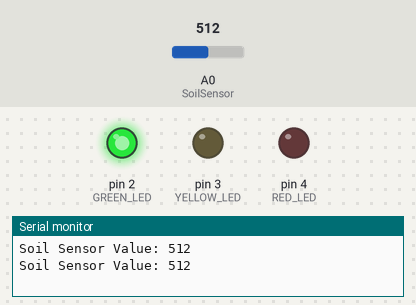
Bench run of a sketch on a simulated Arduino Uno, built with avr-gcc and run on an emulated ATmega328P. Parts: output pins drawn as LEDs (lit = HIGH), the last lines printed to the serial monitor. Inputs (shaded band) come from the test bench; at power-on: A0 (SoilSensor) = 512.

Above: at 2.2 s.
2.3 s: A0 (SoilSensor) set to 739
4.2 s: A0 (SoilSensor) set to 762
At 6.1 s:
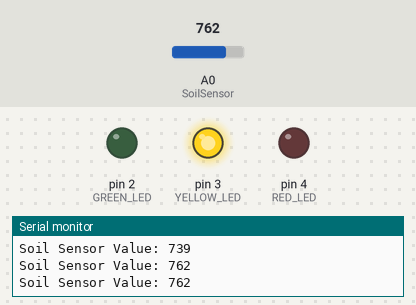
6.5 s: A0 (SoilSensor) set to 890
8.2 s: A0 (SoilSensor) set to 910
At 9.3 s:
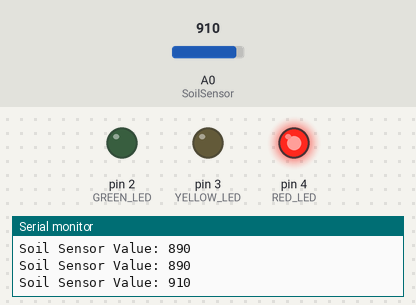
10.5 s: A0 (SoilSensor) set to 900
At 12.0 s:
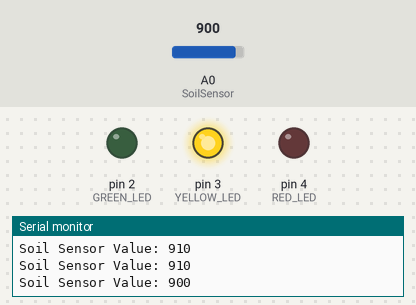
12.5 s: A0 (SoilSensor) set to 1023
At 13.6 s:
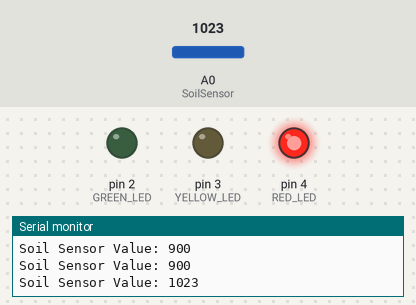
Timing chart, 0 to 15.5 s (numbered marks = the images above; inputs shaded):
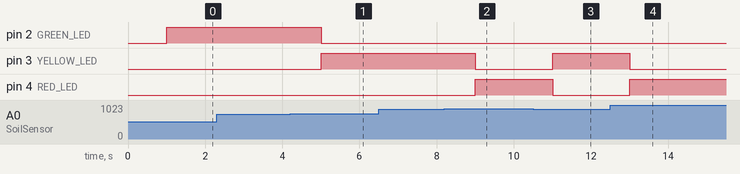

The sketch:

soil_moisture.ino
```cpp
#define GREEN_LED 2   // LED Azul/Verde no pino 2
#define YELLOW_LED 3  // LED Amarelo no pino 3
#define RED_LED 4     // LED Vermelho no pino 4
#define SoilSensor A0 // Sensor de umidade no pino analógico A0

#define DRY_THRESHOLD 900  // Acima de 900 é solo Seco (LED Vermelho)
#define WET_THRESHOLD 750  // Abaixo de 750 é solo bem Úmido (LED Azul/Verde)

void setup() {
  pinMode(GREEN_LED, OUTPUT);
  pinMode(YELLOW_LED, OUTPUT);
  pinMode(RED_LED, OUTPUT);

  digitalWrite(GREEN_LED, LOW);
  digitalWrite(YELLOW_LED, LOW);
  digitalWrite(RED_LED, LOW);

  Serial.begin(9600);
  delay(1000);
}

void loop() {
  int SensorValue = analogRead(SoilSensor);

  Serial.print("Soil Sensor Value: ");
  Serial.println(SensorValue);

  if (SensorValue > 0 && SensorValue <= WET_THRESHOLD) {
    // Solo Bem Úmido
    digitalWrite(GREEN_LED, HIGH);
    digitalWrite(YELLOW_LED, LOW);
    digitalWrite(RED_LED, LOW);
  }
  else if (SensorValue > WET_THRESHOLD && SensorValue <= DRY_THRESHOLD) {
    // Solo Moderado
    digitalWrite(GREEN_LED, LOW);
    digitalWrite(YELLOW_LED, HIGH);
    digitalWrite(RED_LED, LOW);
  }
  else if (SensorValue > DRY_THRESHOLD) {
    // Solo Seco
    digitalWrite(GREEN_LED, LOW);
    digitalWrite(YELLOW_LED, LOW);
    digitalWrite(RED_LED, HIGH);
  }

  delay(1000);
}
```

Measured:
- the behaviour switches between 750 and 751 on A0 (SoilSensor) (found by bisection; images 0 and 1)
- the behaviour switches between 900 and 901 on A0 (SoilSensor) (found by bisection; images 1 and 2)
- after the input at 4.2 s, pin 2 (GREEN_LED): HIGH → LOW after 0.80 s; pin 3 (YELLOW_LED): LOW → HIGH after 0.80 s
- after the input at 8.2 s, pin 3 (YELLOW_LED): HIGH → LOW after 0.80 s; pin 4 (RED_LED): LOW → HIGH after 0.80 s
- after the input at 10.5 s, pin 3 (YELLOW_LED): LOW → HIGH after 0.51 s; pin 4 (RED_LED): HIGH → LOW after 0.51 s
- after the input at 12.5 s, pin 3 (YELLOW_LED): HIGH → LOW after 0.51 s; pin 4 (RED_LED): LOW → HIGH after 0.51 s
